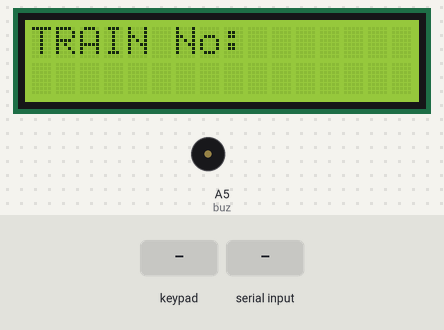
A sketch run on a simulated Arduino Uno, built with avr-gcc and run on an emulated ATmega328P. On the bench: 16×2 character LCD, buzzer (waves = sounding, pin HIGH). The inputs (shaded band) are chosen by the test bench. What the sketch prints to the serial monitor is not drawn.

Above: at 3.2 s.
3.3 s: keypad keys 1 2 # pressed 0.4 s apart
At 4.4 s:
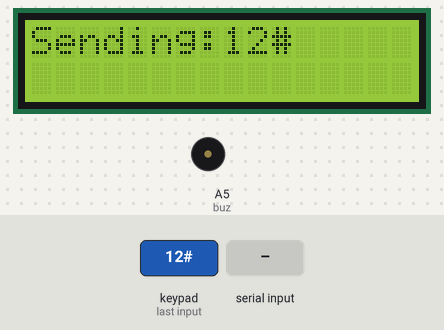
7.5 s: "1" received over Serial
At 8.1 s:
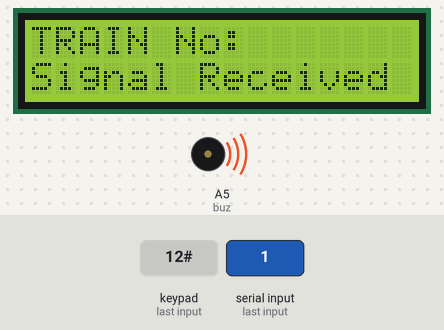
10.5 s: key 'A' pressed
At 11.7 s:
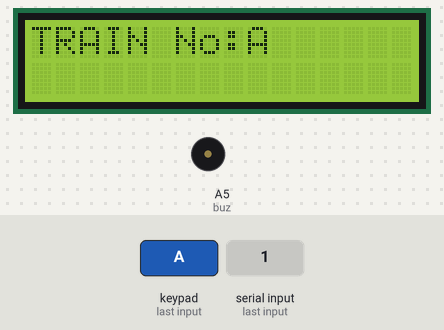
12.0 s: key '#' pressed
At 13.1 s:
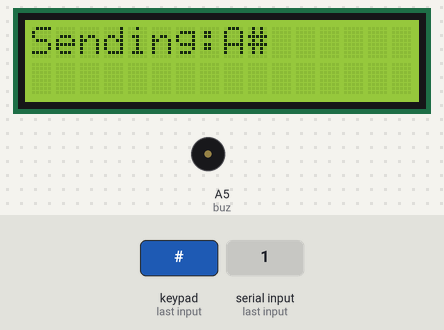
15.0 s: keypad keys 1 2 * pressed 0.4 s apart
At 16.9 s:
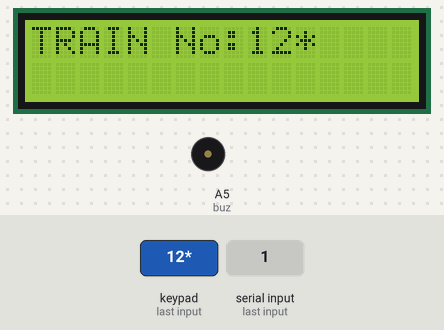
17.7 s: keypad keys 2 5 # pressed 0.4 s apart
At 19.0 s:
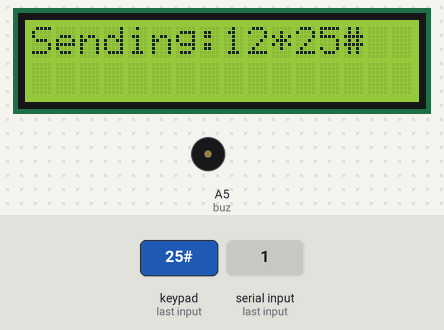
Timing chart, 0 to 20.7 s (numbered marks = the images above; inputs shaded):
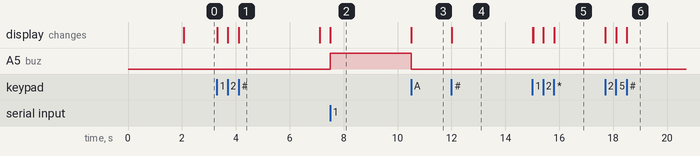

The sketch:

ard1__4_.ino
```cpp
#include <Keypad.h>
#include <LiquidCrystal.h>
const int rs = 2, en = 3, d4 = 4, d5 = 5, d6 = 6, d7 = 7;
LiquidCrystal lcd(rs, en, d4, d5, d6, d7);

const byte ROWS = 4; //four rows
const byte COLS = 4; //four columns
//define the cymbols on the buttons of the keypads
char hexaKeys[ROWS][COLS] = {
  {'A','1','2','3'},
  {'B','4','5','6'},
  {'C','7','8','9'},
  {'D','*','0','#'}
};
byte rowPins[ROWS] = {A0, 13,12,11}; //connect to the row pinouts of the keypad
byte colPins[COLS] = {A1, 10, 9, 8}; //connect to the column pinouts of the keypad

//initialize an instance of class NewKeypad
Keypad customKeypad = Keypad( makeKeymap(hexaKeys), rowPins, colPins, ROWS, COLS);
String tn="";
int buz=A5;

void setup(){
  Serial.begin(9600);
  lcd.begin(16,2);
  lcd.print("WELCOME");
  pinMode(buz,OUTPUT);
  delay(2000);
   lcd.clear();
  lcd.print("TRAIN No:");
}

void loop(){


  char customKey = customKeypad.getKey();

  if (customKey){
    lcd.print(customKey);
    tn +=char(customKey);
    if(customKey=='#')
    {
   // Serial.println(customKey);
    lcd.clear();
    lcd.print("Sending:"+ tn);
    delay(3000);
     lcd.clear();
  lcd.print("TRAIN No:");
  Serial.println(tn +",0,0");
  tn="";
    }
  }

  if(Serial.available())
  {
    int x=Serial.read();
    if(x=='1')
    {
    lcd.setCursor(0,1);
    lcd.print("Signal Received");
    digitalWrite(buz,1);
    delay(3000);
    digitalWrite(buz,0);
    lcd.setCursor(0,1);
    lcd.print("               ");
     lcd.clear();
  lcd.print("TRAIN No:");
    }
  }
}
```

Measured:
- after the input at 3.3 s, the display: first changes at once (image 1 shows a later state)
- after the input at 7.5 s, A5 (buz): LOW → HIGH at once; the display: changes at once (image 2)
- after the input at 10.5 s, the display: first differs from a run without the input at once (image 3)
- after the input at 12.0 s, the display: changes at once (image 4)
- after the input at 15.0 s, the display: first differs from a run without the input at once (image 5 shows a later state)
- after the input at 17.7 s, the display: first changes at once (image 6 shows a later state)
- what the display in image 1 shows lasts 3.0 s, from 4.1 s to 7.1 s
